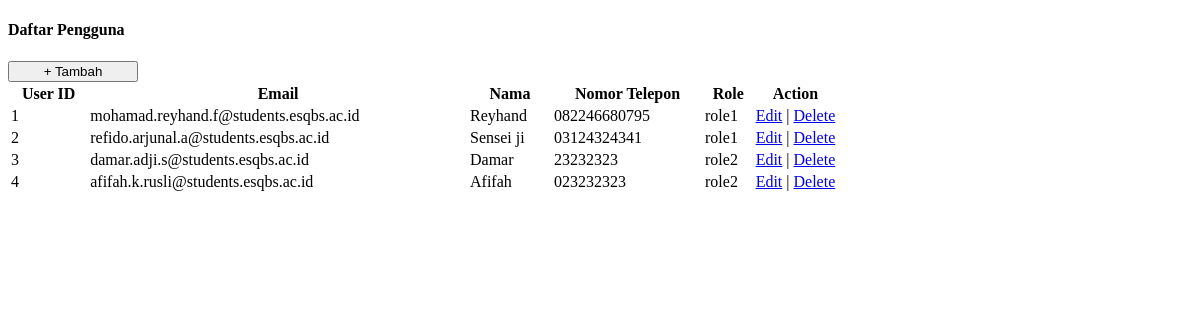
The page /pages/userlist.php (signed in) on the database as committed earlier.
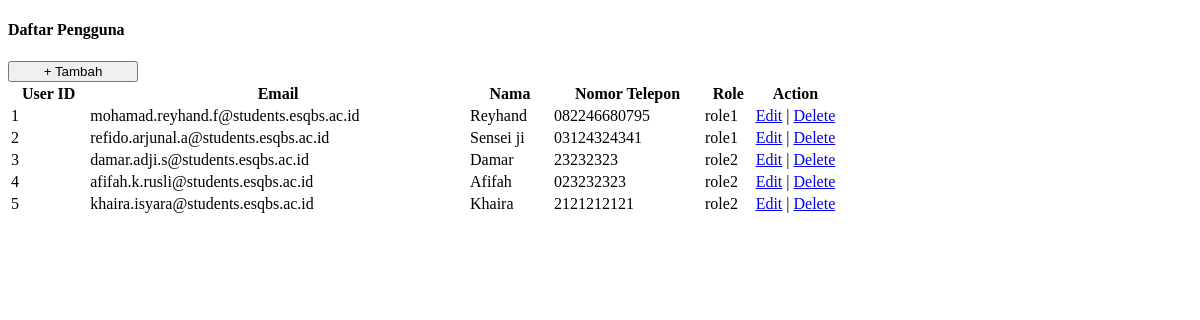
The same page on the database as committed later.
### tables this page shows
CREATE TABLE IF NOT EXISTS `user` (
  `userid` int NOT NULL AUTO_INCREMENT,
  `email` varchar(40) NOT NULL,
  `password` varchar(60) NOT NULL,
  `name` varchar(50) NOT NULL,
  `nohp` varchar(15) NOT NULL,
  `token` varchar(255) NOT NULL,
  `aktif` enum('1','0') NOT NULL,
  `roleid` varchar(6) NOT NULL,
  `passwordsecr` varchar(20) DEFAULT NULL,
  PRIMARY KEY (`userid`),
  KEY `user_fkr_1` (`roleid`)
);

### inc.koneksi.php (called while the page is built, shortened)
<?php
	class Connection {
	private $host = "mysql:host=localhost;dbname=bioskop";
	private $struser = "root";
	function connect()
	{
		try {
			$conn = new PDO($this->host, $this->struser, $this->password);
			$conn->setAttribute(PDO::ATTR_ERRMODE, PDO::ERRMODE_EXCEPTION);
			$this->connection = $conn;
		} catch (PDOException $e) {
			echo 'Connection failed: ' . $e->getMessage();
		}
	}
}
?>

### class/class.user.php (called while the page is built, shortened)
<?php
class User extends Connection {
	public function __get($atribute) {
	if (property_exists($this, $atribute)) {
    	return $this->$atribute;
		}
	}
	public function SelectAllUser(){
		$sql = "SELECT u.*, r.nama_role FROM user u, role r WHERE u.roleid=r.roleid ORDER BY userid";
		$result = $this->connection->query($sql);
		$arrResult = Array();
		$i=0;
		if($result->rowCount() > 0){
			while($data= $result->fetch(PDO::FETCH_OBJ))
			{
				$objUser = new User();
				$objUser->userid = $data->userid;
				$objUser->email = $data->email;
				$objUser->password = $data->password;
				$objUser->passwordsecr = $data->passwordsecr;
				$objUser->name=$data->name;
				$objUser->nohp=$data->nohp;
				$objUser->roleid=$data->roleid;
				$objUser->nama_role=$data->nama_role;
				$arrResult[$i] = $objUser;
				$i++;
			}
		}
		return $arrResult;
	}
}
?>

### pages/userlist.php (the view, shortened to what this page needs)
<?php
require_once('./class/class.user.php');
?>
<!DOCTYPE html>
<html lang="en">
<head>
</head>
<body>
    <div class="mt-5 mb-5 px-1">
        <h4 class="mb-4">Daftar Pengguna</h4>
        <a href="?p=adduser"><button class="btn btn-primary btn-md rounded-pill" style="width: 130px;">+
                Tambah</button></a>
        <div class="mt-4">
            <table class="table table-bordered text-center" style="vertical-align: middle;">
                <thead>
                    <tr>
                        <th scope="col" class="col-1">User ID</th>
                        <th scope="col" class="col-3">Email</th>
                        <th scope="col" class="col-2">Nama</th>
                        <th scope="col" class="col-2">Nomor Telepon</th>
                        <th scope="col" class="col-1">Role</th>
                        <th scope="col" class="col-2">Action</th>
                    </tr>
                </thead>
                <tbody>
                    <?php
                    $objuser = new User();
                    $arrayResult = $objuser->SelectAllUser();
                    if (count($arrayResult) == 0) {
                        echo '<tr><td colspan="5">Tidak ada data!</td></tr>';
                    } else {
                        foreach ($arrayResult as $datauser) {
                            echo '<tr>';
                            echo '<td>' . $datauser->userid . '</td>';
                            echo '<td>' . $datauser->email . '</td>';
                            echo '<td>' . $datauser->name . ' </td>';
                            echo '<td>' . $datauser->nohp . '</td>';
                            echo '<td>' . $datauser->roleid . '</td>';
                            echo '<td width="10%"><a class="btn btn-warning btn-sm"  href="dashboardadmin.php?p=edituser&userid=' . $datauser->userid . '"><span class="glyphicon glyphicon-edit">Edit</span></a> |
   					          <a class="btn btn-danger btn-sm"  href="dashboardadmin.php?p=deleteuser&userid=' . $datauser->userid . '"
							  onclick="return confirm(\'Apakah anda yakin ingin menghapus?\')"> <span class="glyphicon glyphicon-remove">Delete</span></a>
							  </td>';
                            echo '</tr>';
                        }
                    }
                    ?>
                </tbody>
            </table>
        </div>
    </div>
</body>
</html>

Rows that differ between the two databases and show on the page:
added user: userid "5", email "khaira.isyara@students.esqbs.ac.id", name "Khaira", nohp "2121212121", roleid "role2"
